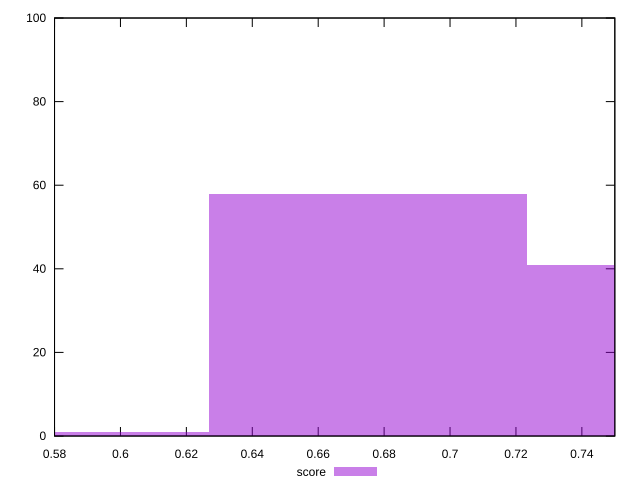

Generate this figure with gnuplot:
reset

$score <<EOF
0.6752354569552833 58
0.7716976650917523 41
0.5787732488188142 1
EOF

set key outside below
set boxwidth 0.09646220813646904
set xrange [0.58:0.75]
set yrange [0:100]
set trange [0:100]
set style fill transparent solid 0.5 noborder
set terminal svg size 640, 490 enhanced background rgb 'white'
set output "report_00018_2021-02-10T15-25-16.877Z/uses-webp-images/samples/pages+cached/score/histogram.svg"

plot $score title "score" with boxes

reset
